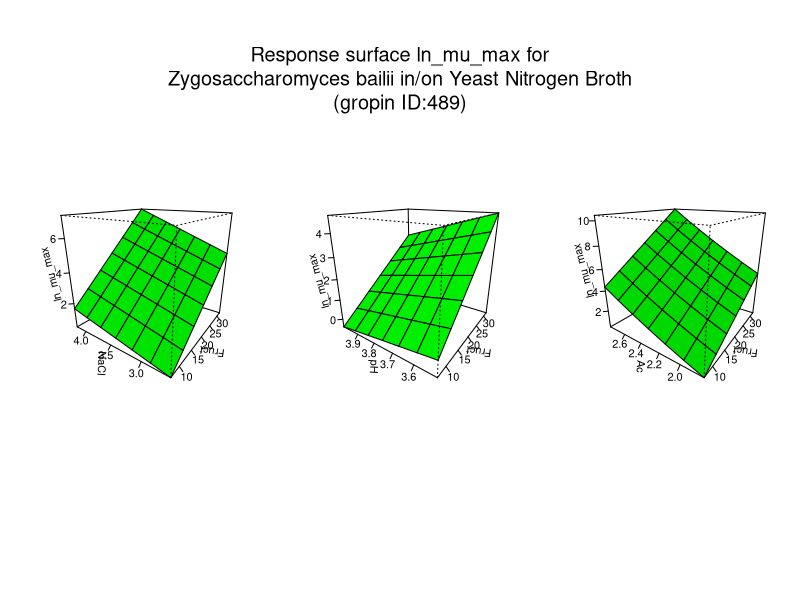

R code for this plot:
#############################
# start of Parameter script
#############################
Fruct <- seq(7.007,31.968031968032,length.out=7)
NaCl <- seq(2.6026,4.1958041958042,length.out=7)
pH <- seq(3.5035,3.996003996004,length.out=7)
Ac <- seq(1.8018,2.7972027972028,length.out=7)
#############################
# end of Parameter script
#############################
############################# 
# start of Model script Gropin ID 489 
#############################
 
# constant coefficients for this model
 
variables <- data.frame(Fruct,NaCl,pH,Ac)
argumentsPar <- unique.data.frame(expand.grid(variables))
 
# heart of the model
response_surface <- function(Fruct,NaCl,pH,Ac) {
   mumax <-4.76+3.79*((Fruct-19.5)/17.7)+1.47*((NaCl-3.4)/1.1)-1.62*((pH-3.8)/0.4)+3.21*((Ac-2.3)/0.7)+0.59*((Fruct-19.5)/17.7)*((NaCl-3.4)/1.1)-0.44*((Fruct-19.5)/17.7)*((pH-3.8)/0.4)+0.82*((Fruct-19.5)/17.7)*((Ac-2.3)/0.7)-0.24*((NaCl-3.4)/1.1)*((pH-3.8)/0.4)+0.46*((NaCl-3.4)/1.1)*((Ac-2.3)/0.7)-0.74*((pH-3.8)/0.4)*((Ac-2.3)/0.7)+0.39*(((Ac-2.3)/0.7)^2)

	return(mumax=mumax)
} 

# output parameters
responseSurface <- cbind(argumentsPar,response_surface(argumentsPar['Fruct'],argumentsPar['NaCl'],argumentsPar['pH'],argumentsPar['Ac']))
colnames(responseSurface) <- c(colnames(argumentsPar),'lnmumax')
#############################
# End of Model script
#############################
############################# 
# start of Visualisation script Gropin ID 489 
#############################
titleText <-'Response surface ln_mu_max for
Zygosaccharomyces bailii in/on Yeast Nitrogen Broth
(gropin ID:489)'
argPar1 <- unique.data.frame(expand.grid(Fruct,NaCl))
argPar2 <- unique.data.frame(expand.grid(Fruct,pH))
argPar3 <- unique.data.frame(expand.grid(Fruct,Ac))
z1 <- matrix(unlist(response_surface(Fruct = argPar1[1],NaCl = argPar1[2],pH = pH[1],Ac = Ac[1])),nrow=7)
z2 <- matrix(unlist(response_surface(Fruct = argPar2[1],pH = argPar2[2],NaCl = NaCl[1],Ac = Ac[1])),nrow=7)
z3 <- matrix(unlist(response_surface(Fruct = argPar3[1],Ac = argPar3[2],NaCl = NaCl[1],pH = pH[1])),nrow=7)
# adding precaution if response surface is zero
myZLim1 <- range(z1)
if(myZLim1[1] == myZLim1[2]) myZLim1[2] <- myZLim1[2]+1
myZLim2 <- range(z2)
if(myZLim2[1] == myZLim2[2]) myZLim2[2] <- myZLim2[2]+1
myZLim3 <- range(z3)
if(myZLim3[1] == myZLim3[2]) myZLim3[2] <- myZLim3[2]+1
if(length(Fruct)>1 & length(NaCl)>1 & length(pH)>1 & length(Ac)>1) {
	par(mfrow = c(1,3))
	persp(Fruct,NaCl,z1,col = 'green',xlab='Fruct',ylab='NaCl',zlab='ln_mu_max',zlim=myZLim1,theta=305,phi=20,shade=0.25,ticktype = 'detailed')
	persp(Fruct,pH,z2,col = 'green',xlab='Fruct',ylab='pH',zlab='ln_mu_max',zlim=myZLim2,theta=305,phi=20,shade=0.25,ticktype = 'detailed')
	persp(Fruct,Ac,z3,col = 'green',xlab='Fruct',ylab='Ac',zlab='ln_mu_max',zlim=myZLim3,theta=305,phi=20,shade=0.25,ticktype = 'detailed')
	mtext(titleText,outer=T,  cex=1.2, line=-8.5, side=3)
} else {
		myPars <- unique.data.frame(expand.grid(Fruct,NaCl,pH,Ac))
		myZ <-matrix(unlist(response_surface(myPars[,1],myPars[,2],myPars[,3],myPars[,4])),nrow=7)
		myZLim <- range(myZ)
if(myZLim[1] == myZLim[2]) myZLim[2] <- myZLim[2]+1
	if(length(pH)==1 & length(Ac)==1) {
		persp(Fruct,NaCl,myZ,col = 'green',xlab='Fruct',ylab='NaCl',zlab='ln_mu_max',main=titleText,sub=paste('other variable: pH =',round(pH,digits = 2), 'Ac =',round(Ac,digits = 2)),zlim=myZLim,theta=305,phi=20,shade=0.25,ticktype = 'detailed')
	}
	if(length(NaCl)==1 & length(Ac)==1) {
		persp(Fruct,pH,myZ,col = 'green',xlab='Fruct',ylab='pH',zlab='ln_mu_max',main=titleText,sub=paste('other variable: NaCl =',round(NaCl,digits = 2), 'Ac =',round(Ac,digits = 2)),zlim=myZLim,theta=305,phi=20,shade=0.25,ticktype = 'detailed')
	}
	if(length(NaCl)==1 & length(pH)==1) {
		persp(Fruct,Ac,myZ,col = 'green',xlab='Fruct',ylab='Ac',zlab='ln_mu_max',main=titleText,sub=paste('other variable: NaCl =',round(NaCl,digits = 2), 'pH =',round(pH,digits = 2)),zlim=myZLim,theta=305,phi=20,shade=0.25,ticktype = 'detailed')
	}
	if(length(Fruct)==1 & length(Ac)==1) {
		persp(NaCl,pH,myZ,col = 'green',xlab='NaCl',ylab='pH',zlab='ln_mu_max',main=titleText,sub=paste('other variable: Fruct =',round(Fruct,digits = 2), 'Ac =',round(Ac,digits = 2)),zlim=myZLim,theta=305,phi=20,shade=0.25,ticktype = 'detailed')
	}
	if(length(Fruct)==1 & length(pH)==1) {
		persp(NaCl,Ac,myZ,col = 'green',xlab='NaCl',ylab='Ac',zlab='ln_mu_max',main=titleText,sub=paste('other variable: Fruct =',round(Fruct,digits = 2), 'pH =',round(pH,digits = 2)),zlim=myZLim,theta=305,phi=20,shade=0.25,ticktype = 'detailed')
	}
	if(length(Fruct)==1 & length(NaCl)==1) {
		persp(pH,Ac,myZ,col = 'green',xlab='pH',ylab='Ac',zlab='ln_mu_max',main=titleText,sub=paste('other variable: Fruct =',round(Fruct,digits = 2), 'NaCl =',round(NaCl,digits = 2)),zlim=myZLim,theta=305,phi=20,shade=0.25,ticktype = 'detailed')
	}
}
#############################
# End of Visualisation script
#############################
